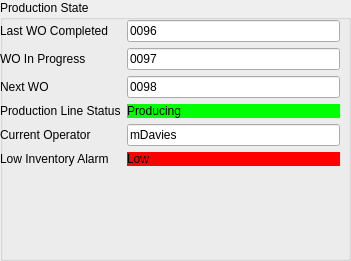
   <widget class="QGroupBox" name="groupBox_3">
    <property name="geometry">
     <rect>
      <x>10</x>
      <y>320</y>
      <width>351</width>
      <height>261</height>
     </rect>
    </property>
    <property name="title">
     <string>Production State</string>
    </property>
    <widget class="QWidget" name="formLayoutWidget_4">
     <property name="geometry">
      <rect>
       <x>0</x>
       <y>20</y>
       <width>340</width>
       <height>201</height>
      </rect>
     </property>
     <layout class="QFormLayout" name="formLayout_4">
      <item row="0" column="0">
       <widget class="QLabel" name="label_11">
        <property name="text">
         <string>Last WO Completed</string>
        </property>
       </widget>
      </item>
      <item row="0" column="1">
       <widget class="QLineEdit" name="lineEdit_6">
        <property name="text">
         <string>0096</string>
        </property>
       </widget>
      </item>
      <item row="2" column="0">
       <widget class="QLabel" name="label_13">
        <property name="text">
         <string>Next WO</string>
        </property>
       </widget>
      </item>
      <item row="2" column="1">
       <widget class="QLineEdit" name="lineEdit_7">
        <property name="text">
         <string>0098</string>
        </property>
       </widget>
      </item>
      <item row="3" column="0">
       <widget class="QLabel" name="label_16">
        <property name="text">
         <string>Production Line Status</string>
        </property>
       </widget>
      </item>
      <item row="3" column="1">
       <widget class="QLabel" name="station1Status_3">
        <property name="palette">
         <palette>
          <active>
           <colorrole role="WindowText">
            <brush brushstyle="SolidPattern">
             <color alpha="255">
              <red>0</red>
              <green>0</green>
              <blue>0</blue>
             </color>
            </brush>
           </colorrole>
           <colorrole role="Button">
            <brush brushstyle="SolidPattern">
             <color alpha="255">
              <red>0</red>
              <green>255</green>
              <blue>0</blue>
             </color>
            </brush>
           </colorrole>
           <colorrole role="Light">
            <brush brushstyle="SolidPattern">
             <color alpha="255">
              <red>127</red>
              <green>255</green>
              <blue>127</blue>
             </color>
            </brush>
           </colorrole>
           <colorrole role="Midlight">
            <brush brushstyle="SolidPattern">
             <color alpha="255">
              <red>63</red>
              <green>255</green>
              <blue>63</blue>
             </color>
            </brush>
           </colorrole>
           <colorrole role="Dark">
            <brush brushstyle="SolidPattern">
             <color alpha="255">
              <red>0</red>
              <green>127</green>
              <blue>0</blue>
             </color>
            </brush>
           </colorrole>
           <colorrole role="Mid">
            <brush brushstyle="SolidPattern">
             <color alpha="255">
              <red>0</red>
              <green>170</green>
              <blue>0</blue>
             </color>
            </brush>
           </colorrole>
           <colorrole role="Text">
            <brush brushstyle="SolidPattern">
             <color alpha="255">
              <red>0</red>
              <green>0</green>
              <blue>0</blue>
             </color>
            </brush>
           </colorrole>
           <colorrole role="BrightText">
            <brush brushstyle="SolidPattern">
             <color alpha="255">
              <red>255</red>
              <green>255</green>
              <blue>255</blue>
             </color>
            </brush>
           </colorrole>
           <colorrole role="ButtonText">
            <brush brushstyle="SolidPattern">
             <color alpha="255">
              <red>0</red>
              <green>0</green>
              <blue>0</blue>
             </color>
            </brush>
           </colorrole>
           <colorrole role="Base">
            <brush brushstyle="SolidPattern">
             <color alpha="255">
              <red>255</red>
              <green>255</green>
              <blue>255</blue>
             </color>
            </brush>
           </colorrole>
           <colorrole role="Window">
            <brush brushstyle="SolidPattern">
             <color alpha="255">
              <red>0</red>
              <green>255</green>
              <blue>0</blue>
             </color>
            </brush>
           </colorrole>
           <colorrole role="Shadow">
            <brush brushstyle="SolidPattern">
             <color alpha="255">
              <red>0</red>
              <green>0</green>
              <blue>0</blue>
             </color>
            </brush>
           </colorrole>
           <colorrole role="AlternateBase">
            <brush brushstyle="SolidPattern">
             <color alpha="255">
              <red>127</red>
              <green>255</green>
              <blue>127</blue>
             </color>
            </brush>
           </colorrole>
           <colorrole role="ToolTipBase">
            <brush brushstyle="SolidPattern">
             <color alpha="255">
              <red>255</red>
              <green>255</green>
              <blue>220</blue>
             </color>
            </brush>
           </colorrole>
           <colorrole role="ToolTipText">
            <brush brushstyle="SolidPattern">
             <color alpha="255">
              <red>0</red>
              <green>0</green>
              <blue>0</blue>
             </color>
            </brush>
           </colorrole>
           <colorrole role="PlaceholderText">
            <brush brushstyle="SolidPattern">
             <color alpha="128">
              <red>0</red>
              <green>0</green>
              <blue>0</blue>
             </color>
            </brush>
           </colorrole>
          </active>
          <inactive>
           <colorrole role="WindowText">
            <brush brushstyle="SolidPattern">
             <color alpha="255">
              <red>0</red>
              <green>0</green>
              <blue>0</blue>
             </color>
            </brush>
           </colorrole>
           <colorrole role="Button">
            <brush brushstyle="SolidPattern">
             <color alpha="255">
              <red>0</red>
              <green>255</green>
              <blue>0</blue>
             </color>
            </brush>
           </colorrole>
           <colorrole role="Light">
            <brush brushstyle="SolidPattern">
             <color alpha="255">
              <red>127</red>
              <green>255</green>
              <blue>127</blue>
             </color>
            </brush>
           </colorrole>
           <colorrole role="Midlight">
            <brush brushstyle="SolidPattern">
             <color alpha="255">
              <red>63</red>
              <green>255</green>
              <blue>63</blue>
             </color>
            </brush>
           </colorrole>
           <colorrole role="Dark">
            <brush brushstyle="SolidPattern">
             <color alpha="255">
              <red>0</red>
              <green>127</green>
              <blue>0</blue>
             </color>
            </brush>
           </colorrole>
           <colorrole role="Mid">
            <brush brushstyle="SolidPattern">
             <color alpha="255">
              <red>0</red>
              <green>170</green>
              <blue>0</blue>
             </color>
            </brush>
           </colorrole>
           <colorrole role="Text">
            <brush brushstyle="SolidPattern">
             <color alpha="255">
              <red>0</red>
              <green>0</green>
              <blue>0</blue>
             </color>
            </brush>
           </colorrole>
           <colorrole role="BrightText">
            <brush brushstyle="SolidPattern">
             <color alpha="255">
              <red>255</red>
              <green>255</green>
              <blue>255</blue>
             </color>
            </brush>
           </colorrole>
           <colorrole role="ButtonText">
            <brush brushstyle="SolidPattern">
             <color alpha="255">
              <red>0</red>
              <green>0</green>
              <blue>0</blue>
             </color>
            </brush>
           </colorrole>
           <colorrole role="Base">
            <brush brushstyle="SolidPattern">
             <color alpha="255">
              <red>255</red>
              <green>255</green>
              <blue>255</blue>
             </color>
            </brush>
           </colorrole>
           <colorrole role="Window">
            <brush brushstyle="SolidPattern">
             <color alpha="255">
              <red>0</red>
              <green>255</green>
              <blue>0</blue>
             </color>
            </brush>
           </colorrole>
           <colorrole role="Shadow">
            <brush brushstyle="SolidPattern">
             <color alpha="255">
              <red>0</red>
              <green>0</green>
              <blue>0</blue>
             </color>
            </brush>
           </colorrole>
           <colorrole role="AlternateBase">
            <brush brushstyle="SolidPattern">
             <color alpha="255">
              <red>127</red>
              <green>255</green>
              <blue>127</blue>
             </color>
            </brush>
           </colorrole>
           <colorrole role="ToolTipBase">
            <brush brushstyle="SolidPattern">
             <color alpha="255">
              <red>255</red>
              <green>255</green>
              <blue>220</blue>
             </color>
            </brush>
           </colorrole>
           <colorrole role="ToolTipText">
            <brush brushstyle="SolidPattern">
             <color alpha="255">
              <red>0</red>
              <green>0</green>
              <blue>0</blue>
             </color>
            </brush>
           </colorrole>
           <colorrole role="PlaceholderText">
            <brush brushstyle="SolidPattern">
             <color alpha="128">
              <red>0</red>
              <green>0</green>
              <blue>0</blue>
             </color>
            </brush>
           </colorrole>
          </inactive>
          <disabled>
           <colorrole role="WindowText">
            <brush brushstyle="SolidPattern">
             <color alpha="255">
              <red>0</red>
              <green>127</green>
              <blue>0</blue>
             </color>
            </brush>
           </colorrole>
           <colorrole role="Button">
            <brush brushstyle="SolidPattern">
             <color alpha="255">
              <red>0</red>
              <green>255</green>
              <blue>0</blue>
             </color>
            </brush>
           </colorrole>
           <colorrole role="Light">
            <brush brushstyle="SolidPattern">
             <color alpha="255">
              <red>127</red>
              <green>255</green>
              <blue>127</blue>
             </color>
            </brush>
           </colorrole>
           <colorrole role="Midlight">
            <brush brushstyle="SolidPattern">
             <color alpha="255">
              <red>63</red>
              <green>255</green>
              <blue>63</blue>
             </color>
            </brush>
           </colorrole>
           <colorrole role="Dark">
            <brush brushstyle="SolidPattern">
             <color alpha="255">
              <red>0</red>
              <green>127</green>
              <blue>0</blue>
             </color>
            </brush>
           </colorrole>
           <colorrole role="Mid">
            <brush brushstyle="SolidPattern">
             <color alpha="255">
              <red>0</red>
              <green>170</green>
              <blue>0</blue>
             </color>
            </brush>
           </colorrole>
           <colorrole role="Text">
            <brush brushstyle="SolidPattern">
             <color alpha="255">
              <red>0</red>
              <green>127</green>
              <blue>0</blue>
             </color>
            </brush>
           </colorrole>
           <colorrole role="BrightText">
            <brush brushstyle="SolidPattern">
             <color alpha="255">
              <red>255</red>
              <green>255</green>
              <blue>255</blue>
             </color>
            </brush>
           </colorrole>
           <colorrole role="ButtonText">
            <brush brushstyle="SolidPattern">
             <color alpha="255">
              <red>0</red>
              <green>127</green>
              <blue>0</blue>
             </color>
            </brush>
           </colorrole>
           <colorrole role="Base">
            <brush brushstyle="SolidPattern">
             <color alpha="255">
              <red>0</red>
              <green>255</green>
              <blue>0</blue>
             </color>
            </brush>
           </colorrole>
           <colorrole role="Window">
            <brush brushstyle="SolidPattern">
             <color alpha="255">
              <red>0</red>
              <green>255</green>
              <blue>0</blue>
             </color>
            </brush>
           </colorrole>
           <colorrole role="Shadow">
            <brush brushstyle="SolidPattern">
             <color alpha="255">
              <red>0</red>
              <green>0</green>
              <blue>0</blue>
             </color>
            </brush>
           </colorrole>
           <colorrole role="AlternateBase">
            <brush brushstyle="SolidPattern">
             <color alpha="255">
              <red>0</red>
              <green>255</green>
              <blue>0</blue>
             </color>
            </brush>
           </colorrole>
           <colorrole role="ToolTipBase">
            <brush brushstyle="SolidPattern">
             <color alpha="255">
              <red>255</red>
              <green>255</green>
              <blue>220</blue>
             </color>
            </brush>
           </colorrole>
           <colorrole role="ToolTipText">
            <brush brushstyle="SolidPattern">
             <color alpha="255">
              <red>0</red>
              <green>0</green>
              <blue>0</blue>
             </color>
            </brush>
           </colorrole>
           <colorrole role="PlaceholderText">
            <brush brushstyle="SolidPattern">
             <color alpha="128">
              <red>0</red>
              <green>0</green>
              <blue>0</blue>
             </color>
            </brush>
           </colorrole>
          </disabled>
         </palette>
        </property>
        <property name="autoFillBackground">
         <bool>true</bool>
        </property>
        <property name="styleSheet">
         <string notr="true"/>
        </property>
        <property name="text">
         <string>Producing</string>
        </property>
       </widget>
      </item>
      <item row="6" column="0">
       <widget class="QLabel" name="label_17">
        <property name="text">
         <string/>
        </property>
       </widget>
      </item>
      <item row="4" column="0">
       <widget class="QLabel" name="label_12">
        <property name="text">
         <string>Current Operator</string>
        </property>
       </widget>
      </item>
      <item row="4" column="1">
       <widget class="QLineEdit" name="lineEdit_5">
        <property name="text">
         <string>mDavies</string>
        </property>
       </widget>
      </item>
      <item row="1" column="0">
       <widget class="QLabel" name="label_14">
        <property name="text">
         <string>WO In Progress</string>
        </property>
       </widget>
      </item>
      <item row="1" column="1">
       <widget class="QLineEdit" name="lineEdit_8">
        <property name="text">
         <string>0097</string>
        </property>
       </widget>
      </item>
      <item row="5" column="1">
       <widget class="QLabel" name="label_20">
        <property name="palette">
         <palette>
          <active>
           <colorrole role="WindowText">
            <brush brushstyle="SolidPattern">
             <color alpha="255">
              <red>0</red>
              <green>0</green>
              <blue>0</blue>
             </color>
            </brush>
           </colorrole>
           <colorrole role="Button">
            <brush brushstyle="SolidPattern">
             <color alpha="255">
              <red>255</red>
              <green>0</green>
              <blue>0</blue>
             </color>
            </brush>
           </colorrole>
           <colorrole role="Light">
            <brush brushstyle="SolidPattern">
             <color alpha="255">
              <red>255</red>
              <green>127</green>
              <blue>127</blue>
             </color>
            </brush>
           </colorrole>
           <colorrole role="Midlight">
            <brush brushstyle="SolidPattern">
             <color alpha="255">
              <red>255</red>
              <green>63</green>
              <blue>63</blue>
             </color>
            </brush>
           </colorrole>
           <colorrole role="Dark">
            <brush brushstyle="SolidPattern">
             <color alpha="255">
              <red>127</red>
              <green>0</green>
              <blue>0</blue>
             </color>
            </brush>
           </colorrole>
           <colorrole role="Mid">
            <brush brushstyle="SolidPattern">
             <color alpha="255">
              <red>170</red>
              <green>0</green>
              <blue>0</blue>
             </color>
            </brush>
           </colorrole>
           <colorrole role="Text">
            <brush brushstyle="SolidPattern">
             <color alpha="255">
              <red>0</red>
              <green>0</green>
              <blue>0</blue>
             </color>
            </brush>
           </colorrole>
           <colorrole role="BrightText">
            <brush brushstyle="SolidPattern">
             <color alpha="255">
              <red>255</red>
              <green>255</green>
              <blue>255</blue>
             </color>
            </brush>
           </colorrole>
           <colorrole role="ButtonText">
            <brush brushstyle="SolidPattern">
             <color alpha="255">
              <red>0</red>
              <green>0</green>
              <blue>0</blue>
             </color>
            </brush>
           </colorrole>
           <colorrole role="Base">
            <brush brushstyle="SolidPattern">
             <color alpha="255">
              <red>255</red>
              <green>0</green>
              <blue>0</blue>
             </color>
            </brush>
           </colorrole>
           <colorrole role="Window">
            <brush brushstyle="SolidPattern">
             <color alpha="255">
              <red>255</red>
              <green>0</green>
              <blue>0</blue>
             </color>
            </brush>
           </colorrole>
           <colorrole role="Shadow">
            <brush brushstyle="SolidPattern">
             <color alpha="255">
              <red>0</red>
              <green>0</green>
              <blue>0</blue>
             </color>
            </brush>
           </colorrole>
           <colorrole role="AlternateBase">
            <brush brushstyle="SolidPattern">
             <color alpha="255">
              <red>255</red>
              <green>127</green>
              <blue>127</blue>
             </color>
            </brush>
           </colorrole>
           <colorrole role="ToolTipBase">
            <brush brushstyle="SolidPattern">
             <color alpha="255">
              <red>255</red>
              <green>255</green>
              <blue>220</blue>
             </color>
            </brush>
           </colorrole>
           <colorrole role="ToolTipText">
            <brush brushstyle="SolidPattern">
             <color alpha="255">
              <red>0</red>
              <green>0</green>
              <blue>0</blue>
             </color>
            </brush>
           </colorrole>
           <colorrole role="PlaceholderText">
            <brush brushstyle="SolidPattern">
             <color alpha="128">
              <red>0</red>
              <green>0</green>
              <blue>0</blue>
             </color>
            </brush>
           </colorrole>
          </active>
          <inactive>
           <colorrole role="WindowText">
            <brush brushstyle="SolidPattern">
             <color alpha="255">
              <red>0</red>
              <green>0</green>
              <blue>0</blue>
             </color>
            </brush>
           </colorrole>
           <colorrole role="Button">
            <brush brushstyle="SolidPattern">
             <color alpha="255">
              <red>255</red>
              <green>0</green>
              <blue>0</blue>
             </color>
            </brush>
           </colorrole>
           <colorrole role="Light">
            <brush brushstyle="SolidPattern">
             <color alpha="255">
              <red>255</red>
              <green>127</green>
              <blue>127</blue>
             </color>
            </brush>
           </colorrole>
           <colorrole role="Midlight">
            <brush brushstyle="SolidPattern">
             <color alpha="255">
              <red>255</red>
              <green>63</green>
              <blue>63</blue>
             </color>
            </brush>
           </colorrole>
           <colorrole role="Dark">
            <brush brushstyle="SolidPattern">
             <color alpha="255">
              <red>127</red>
              <green>0</green>
              <blue>0</blue>
             </color>
            </brush>
           </colorrole>
           <colorrole role="Mid">
            <brush brushstyle="SolidPattern">
             <color alpha="255">
              <red>170</red>
              <green>0</green>
              <blue>0</blue>
             </color>
            </brush>
           </colorrole>
           <colorrole role="Text">
            <brush brushstyle="SolidPattern">
             <color alpha="255">
              <red>0</red>
              <green>0</green>
              <blue>0</blue>
             </color>
            </brush>
           </colorrole>
           <colorrole role="BrightText">
            <brush brushstyle="SolidPattern">
             <color alpha="255">
              <red>255</red>
              <green>255</green>
              <blue>255</blue>
             </color>
            </brush>
           </colorrole>
           <colorrole role="ButtonText">
            <brush brushstyle="SolidPattern">
             <color alpha="255">
              <red>0</red>
              <green>0</green>
              <blue>0</blue>
             </color>
            </brush>
           </colorrole>
           <colorrole role="Base">
            <brush brushstyle="SolidPattern">
             <color alpha="255">
              <red>255</red>
              <green>0</green>
              <blue>0</blue>
             </color>
            </brush>
           </colorrole>
           <colorrole role="Window">
            <brush brushstyle="SolidPattern">
             <color alpha="255">
              <red>255</red>
              <green>0</green>
              <blue>0</blue>
             </color>
            </brush>
           </colorrole>
           <colorrole role="Shadow">
            <brush brushstyle="SolidPattern">
             <color alpha="255">
              <red>0</red>
              <green>0</green>
              <blue>0</blue>
             </color>
            </brush>
           </colorrole>
           <colorrole role="AlternateBase">
            <brush brushstyle="SolidPattern">
             <color alpha="255">
              <red>255</red>
              <green>127</green>
              <blue>127</blue>
             </color>
            </brush>
           </colorrole>
           <colorrole role="ToolTipBase">
            <brush brushstyle="SolidPattern">
             <color alpha="255">
              <red>255</red>
              <green>255</green>
              <blue>220</blue>
             </color>
            </brush>
           </colorrole>
           <colorrole role="ToolTipText">
            <brush brushstyle="SolidPattern">
             <color alpha="255">
              <red>0</red>
              <green>0</green>
              <blue>0</blue>
             </color>
            </brush>
           </colorrole>
           <colorrole role="PlaceholderText">
            <brush brushstyle="SolidPattern">
             <color alpha="128">
              <red>0</red>
              <green>0</green>
              <blue>0</blue>
             </color>
            </brush>
           </colorrole>
          </inactive>
          <disabled>
           <colorrole role="WindowText">
            <brush brushstyle="SolidPattern">
             <color alpha="255">
              <red>127</red>
              <green>0</green>
              <blue>0</blue>
             </color>
            </brush>
           </colorrole>
           <colorrole role="Button">
            <brush brushstyle="SolidPattern">
             <color alpha="255">
              <red>255</red>
              <green>0</green>
              <blue>0</blue>
             </color>
            </brush>
           </colorrole>
           <colorrole role="Light">
            <brush brushstyle="SolidPattern">
             <color alpha="255">
              <red>255</red>
              <green>127</green>
              <blue>127</blue>
             </color>
            </brush>
           </colorrole>
           <colorrole role="Midlight">
            <brush brushstyle="SolidPattern">
             <color alpha="255">
              <red>255</red>
              <green>63</green>
              <blue>63</blue>
             </color>
            </brush>
           </colorrole>
           <colorrole role="Dark">
            <brush brushstyle="SolidPattern">
             <color alpha="255">
              <red>127</red>
              <green>0</green>
              <blue>0</blue>
             </color>
            </brush>
           </colorrole>
           <colorrole role="Mid">
            <brush brushstyle="SolidPattern">
             <color alpha="255">
              <red>170</red>
              <green>0</green>
              <blue>0</blue>
             </color>
            </brush>
           </colorrole>
           <colorrole role="Text">
            <brush brushstyle="SolidPattern">
             <color alpha="255">
              <red>127</red>
              <green>0</green>
              <blue>0</blue>
             </color>
            </brush>
           </colorrole>
           <colorrole role="BrightText">
            <brush brushstyle="SolidPattern">
             <color alpha="255">
              <red>255</red>
              <green>255</green>
              <blue>255</blue>
             </color>
            </brush>
           </colorrole>
           <colorrole role="ButtonText">
            <brush brushstyle="SolidPattern">
             <color alpha="255">
              <red>127</red>
              <green>0</green>
              <blue>0</blue>
             </color>
            </brush>
           </colorrole>
           <colorrole role="Base">
            <brush brushstyle="SolidPattern">
             <color alpha="255">
              <red>255</red>
              <green>0</green>
              <blue>0</blue>
             </color>
            </brush>
           </colorrole>
           <colorrole role="Window">
            <brush brushstyle="SolidPattern">
             <color alpha="255">
              <red>255</red>
              <green>0</green>
              <blue>0</blue>
             </color>
            </brush>
           </colorrole>
           <colorrole role="Shadow">
            <brush brushstyle="SolidPattern">
             <color alpha="255">
              <red>0</red>
              <green>0</green>
              <blue>0</blue>
             </color>
            </brush>
           </colorrole>
           <colorrole role="AlternateBase">
            <brush brushstyle="SolidPattern">
             <color alpha="255">
              <red>255</red>
              <green>0</green>
              <blue>0</blue>
             </color>
            </brush>
           </colorrole>
           <colorrole role="ToolTipBase">
            <brush brushstyle="SolidPattern">
             <color alpha="255">
              <red>255</red>
              <green>255</green>
              <blue>220</blue>
             </color>
            </brush>
           </colorrole>
           <colorrole role="ToolTipText">
            <brush brushstyle="SolidPattern">
             <color alpha="255">
              <red>0</red>
              <green>0</green>
              <blue>0</blue>
             </color>
            </brush>
           </colorrole>
           <colorrole role="PlaceholderText">
            <brush brushstyle="SolidPattern">
             <color alpha="128">
              <red>0</red>
              <green>0</green>
              <blue>0</blue>
             </color>
            </brush>
           </colorrole>
          </disabled>
         </palette>
        </property>
        <property name="mouseTracking">
         <bool>false</bool>
        </property>
        <property name="styleSheet">
         <string notr="true">background-color: rgb(255, 0, 0);</string>
        </property>
        <property name="text">
         <string>Low</string>
        </property>
        <property name="textFormat">
         <enum>Qt::AutoText</enum>
        </property>
       </widget>
      </item>
      <item row="5" column="0">
       <widget class="QLabel" name="label_19">
        <property name="text">
         <string>Low Inventory Alarm</string>
        </property>
       </widget>
      </item>
     </layout>
    </widget>
   </widget>
